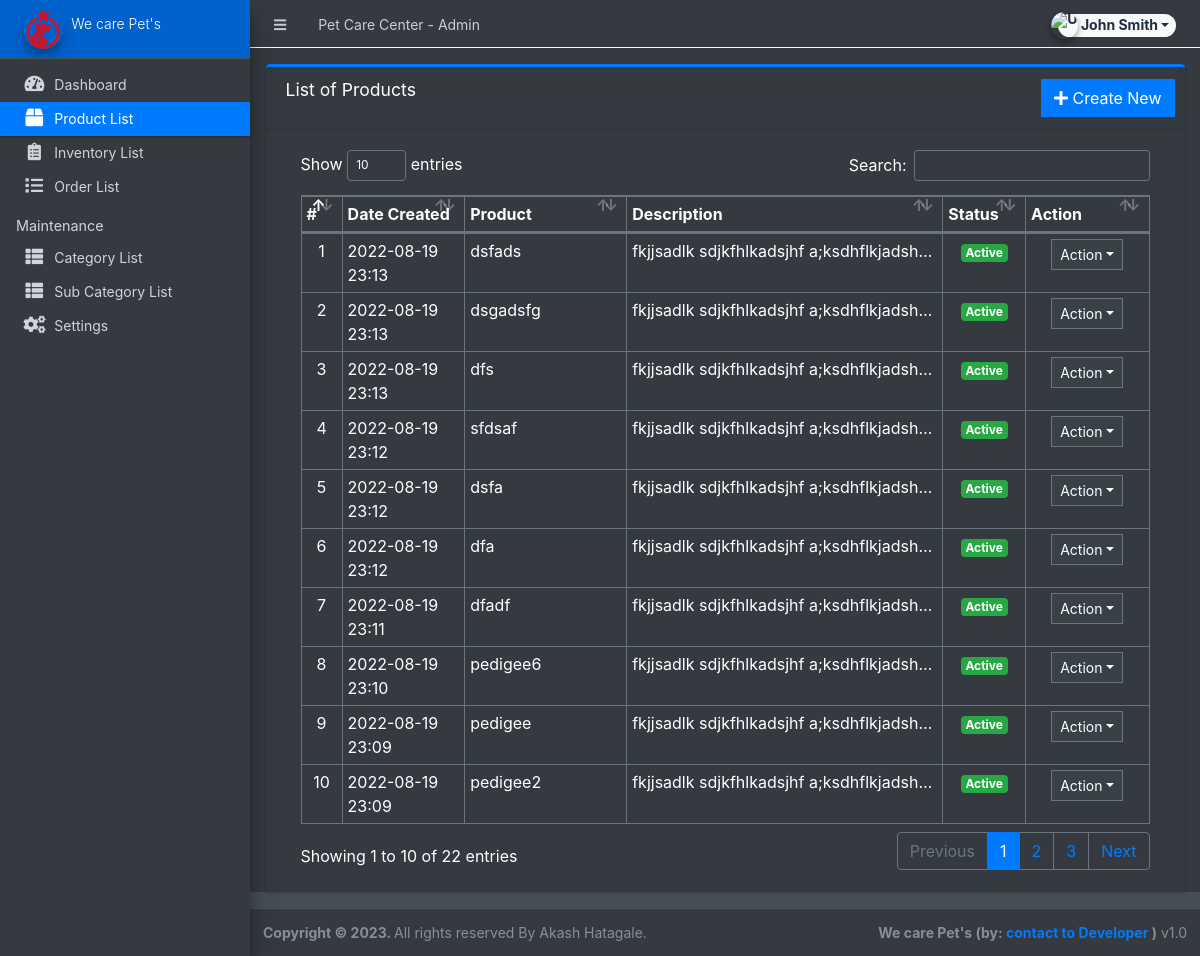
/admin/?page=product (signed in), run on the app's committed database.
### tables this page shows
CREATE TABLE `products` (
  `id` int(30) NOT NULL,
  `category_id` int(30) NOT NULL,
  `sub_category_id` int(30) NOT NULL,
  `product_name` varchar(250) NOT NULL,
  `description` text NOT NULL,
  `status` tinyint(1) NOT NULL DEFAULT 1,
  `date_created` datetime NOT NULL DEFAULT current_timestamp()
);

### admin/product/index.php (the view, shortened to what this page needs)
<div class="card card-outline card-primary">
	<div class="card-header">
		<h3 class="card-title">List of Products</h3>
		<div class="card-tools">
			<a href="?page=product/manage_product" class="btn btn-flat btn-primary"><span class="fas fa-plus"></span>  Create New</a>
		</div>
	</div>
	<div class="card-body">
		<div class="container-fluid">
        <div class="container-fluid">
			<table class="table table-bordered table-stripped">
				<colgroup>
					<col width="5%">
					<col width="15%">
					<col width="20%">
					<col width="35%">
					<col width="10%">
					<col width="15%">
				</colgroup>
				<thead>
					<tr>
						<th>#</th>
						<th>Date Created</th>
						<th>Product</th>
						<th>Description</th>
						<th>Status</th>
						<th>Action</th>
					</tr>
				</thead>
				<tbody>
					<?php
					$i = 1;
						$qry = $conn->query("SELECT * from `products` order by unix_timestamp(date_created) desc ");
						while($row = $qry->fetch_assoc()):
                            $row['description'] = strip_tags(stripslashes(html_entity_decode($row['description'])));
					?>
						<tr>
							<td class="text-center"><?php echo $i++; ?></td>
							<td><?php echo date("Y-m-d H:i",strtotime($row['date_created'])) ?></td>
							<td><?php echo $row['product_name'] ?></td>
							<td ><p class="truncate-1 m-0"><?php echo $row['description'] ?></p></td>
							<td class="text-center">
                                <?php if($row['status'] == 1): ?>
                                    <span class="badge badge-success">Active</span>
                                <?php else: ?>
                                    <span class="badge badge-danger">Inactive</span>
                                <?php endif; ?>
                            </td>
							<td align="center">
								 <button type="button" class="btn btn-flat btn-default btn-sm dropdown-toggle dropdown-icon" data-toggle="dropdown">
				                  		Action
				                  </button>
							</td>
						</tr>
					<?php endwhile; ?>
				</tbody>
			</table>
		</div>
		</div>
	</div>
</div>

### data on the page
products: date_created "2022-08-19 23:13", product_name "dsfads", description "fkjjsadlk sdjkfhlkadsjhf…", status "Active"
products: date_created "2022-08-19 23:13", product_name "dsgadsfg", description "fkjjsadlk sdjkfhlkadsjhf…", status "Active"
products: date_created "2022-08-19 23:13", product_name "dfs", description "fkjjsadlk sdjkfhlkadsjhf…", status "Active"
products: date_created "2022-08-19 23:12", product_name "sfdsaf", description "fkjjsadlk sdjkfhlkadsjhf…", status "Active"
products: date_created "2022-08-19 23:12", product_name "dsfa", description "fkjjsadlk sdjkfhlkadsjhf…", status "Active"
products: date_created "2022-08-19 23:12", product_name "dfa", description "fkjjsadlk sdjkfhlkadsjhf…", status "Active"
products: date_created "2022-08-19 23:11", product_name "dfadf", description "fkjjsadlk sdjkfhlkadsjhf…", status "Active"
products: date_created "2022-08-19 23:10", product_name "pedigee6", description "fkjjsadlk sdjkfhlkadsjhf…", status "Active"
products: date_created "2022-08-19 23:09", product_name "pedigee", description "fkjjsadlk sdjkfhlkadsjhf…", status "Active"
products: date_created "2022-08-19 23:09", product_name "pedigee2", description "fkjjsadlk sdjkfhlkadsjhf…", status "Active"

### other printed values
$_settings->info('name') "Pet Care Center"
$_settings->userdata('firstname').' '.$_settings->userdata('lastname') "John Smith"
$_settings->info('short_name') "We care Pet's"
